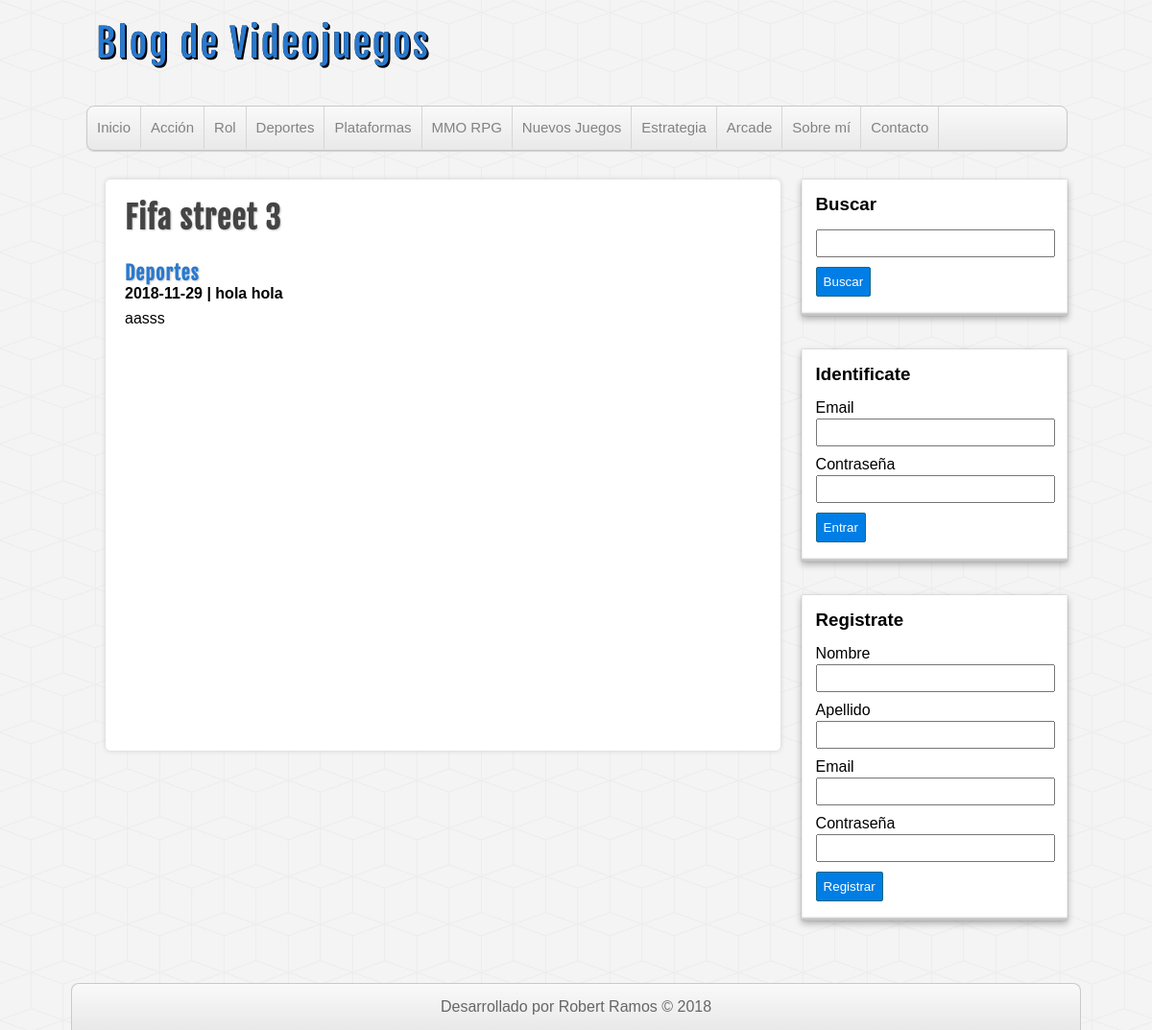
Screenshot of /entrada.php?id=20 with the database file from the repository.
### tables this page shows
CREATE TABLE `categorias` (
  `id` int(255) NOT NULL,
  `nombre` varchar(100) DEFAULT NULL
);

CREATE TABLE `entradas` (
  `id` int(255) NOT NULL,
  `usuario_id` int(255) NOT NULL,
  `categoria_id` int(255) NOT NULL,
  `titulo` varchar(255) NOT NULL,
  `descripcion` mediumtext,
  `fecha` date NOT NULL
);

### includes/helpers.php (called while the page is built, shortened)
<?php
function conseguirCategorias($conexion){
    $sql = "SELECT * FROM categorias ORDER BY id ASC;";
    $categorias = mysqli_query($conexion, $sql);
    $resultado = array();
    if($categorias && mysqli_num_rows($categorias) >= 1){
        $resultado = $categorias;
    }
    return $resultado;
}
function conseguirEntrada($conexion, $id){
    $sql = "SELECT e.*, c.nombre AS 'categoria', CONCAT(u.nombre, ' ', u.apellido) AS 'usuario' FROM entradas e ".
    "INNER JOIN categorias c ON e.categoria_id = c.id ".
    "INNER JOIN usuarios u ON e.usuario_id = u.id ".
    "WHERE e.id = $id";
    $entrada = mysqli_query($conexion, $sql);
    $resultado = array();
    if($entrada && mysqli_num_rows($entrada) >= 1){
        $resultado = mysqli_fetch_assoc($entrada);
    }
    return $resultado;
}
?>

### includes/cabecera.php (the view, shortened to what this page needs)
<?php require_once 'conexion.php' ?>
<?php require_once 'includes/helpers.php'; ?>
<!DOCTYPE html>
<html lang="en">
<head>
    <link rel="stylesheet" type="text/css" href="./assets/css/style.css">
</head>
<body>
        <header id="cabecera">
            <div id="logo">
                <a href="index.php">
                    Blog de Videojuegos
                </a>
            </div>
            <nav id="menu">
                <ul>
                    <li>
                        <a href="Index.php">Inicio</a>
                    </li>
                    <?php
                        $categorias = conseguirCategorias($db);
                        if(!empty($categorias)):
                            while($categoria = mysqli_fetch_assoc($categorias)):
                    ?>
                                <li>
                                    <a href="categoria.php?id=<?=$categoria['id']?>"><?= $categoria['nombre']?></a>
                                </li>
                    <?php
                            endwhile;
                        endif;
                    ?>
                    <li>
                        <a href="Index.php">Sobre mí</a>
                    </li>
                    <li>
                        <a href="Index.php">Contacto</a>
                    </li>
                </ul>
            </nav>
        </header>
        <div id="contenedor">

### includes/lateral.php (shortened to what this page needs)
<aside id="sidebar">
    <div id="buscador" class="bloque">
        <h3>Buscar</h3>
        <form action="buscar.php" method=POST>
            <input type="text" name="busqueda">
            <input type="submit" value="Buscar">
        </form>
    </div>
    <?php if(!isset($_SESSION['usuario'])): ?>
    <div id="login" class="bloque">
        <h3>Identificate</h3>
        <form action="login.php" method=POST>
            <label for="email">Email</label>
            <input type="email" name="email">
            <label for="password">Contraseña</label>
            <input type="password" name="password">
            <input type="submit" value="Entrar">
        </form>
    </div>
    <div id="register" class="bloque">
        <h3>Registrate</h3>
        <form action="registro.php" method=POST>
            <label for="nombre">Nombre</label>
            <input type="text" name="nombre">
            <label for="apellido">Apellido</label>
            <input type="text" name="apellido">
            <label for="email">Email</label>
            <input type="email" name="email">
            <label for="password">Contraseña</label>
            <input type="password" name="password">
            <input type="submit" name="submit" value="Registrar">
        </form>
    </div>
    <?php endif; ?>
</aside>

### entrada.php (shortened to what this page needs)
<?php require_once 'includes/conexion.php'; ?>
<?php require_once 'includes/helpers.php'; ?>
<?php
    $entrada_actual = conseguirEntrada($db, $_GET['id']);
?>
<?php require_once 'includes/cabecera.php'; ?>
<?php require_once 'includes/lateral.php'; ?>
<div id="principal">
    <h1><?=$entrada_actual['titulo'];?></h1>
    <a href="categoria.php?id=<?=$entrada_actual['categoria_id']?>">
        <h2><?=$entrada_actual['categoria']?></h2>
    </a>
    <h4><?=$entrada_actual['fecha']?> | <?=$entrada_actual['usuario']?></h4>
    <p>
        <?=$entrada_actual['descripcion']?>
    </p>
</div>
<?php require_once 'includes/pie.php'; ?>

### includes/pie.php (shortened to what this page needs)
        </div>
        <footer id="pie">
            <p>Desarrollado por Robert Ramos &copy 2018</p>
        </footer>
</body>
</html>

### assets/css/style.css (style rules this page uses)
* { margin: 0px; padding: 0px; font-family: sans-serif, Helvetica, Arial; text-decoration: none; }
body { background: url(../img/cubes.png) #F4F4F4; }
#cabecera { width: 85%; height: auto; background: transparent; margin: 0px auto; }
#logo { float:left; width: 540px; height: 110px; }
#logo a { font-family: "fajala", Helvetica; font-size: 40px; letter-spacing: 2px; color: #2979CD; text-shadow: 0px 0px 0px black, 1px 1px 0px black, 2px 2px 0px black; transition: all 500ms; line-height: 90px; margin-left: 10px; }
#menu { clear: both; width: 100%; height: 45px; background: linear-gradient(to bottom, #f9f9f9 0px, #e9e9e9 100%); border: 1px solid #C9C9C9; border-radius: 8px; box-shadow: 0px 1px 1px #ccc; overflow: hidden; }
#menu ul { list-style: none; }
#menu ul li { float: left; line-height: 44px; border-right: 1px solid #D6D6D6; }
#menu ul li a { display: block; padding-left: 10px; padding-right: 10px; font-size: 15px; color: #838282; }
#contenedor { width: 85%; height: auto; margin: 0px auto; margin-top: 30px; margin-bottom: 30px; }
#sidebar { float:right; width: 27%; height: auto; }
.bloque { display:block; width: 90%; margin: 0px auto; margin-bottom: 35px; background: white; padding: 15px; box-shadow: 0px 0px 1px rgba(0,0,0,0.3), 0px 3px 7px rgba(0,0,0,0.3), 0px 0px 1px #FFFFFF inset, 0px -3px 2px rgba(0,0,0,0.25) inset; }
.bloque h3 { margin-bottom: 15px; }
label, input[type="text"], input[type="email"], input[type="password"] { display: block; width: 95%; margin-top:2px; margin-bottom: 2px; }
input[type="text"], input[type="email"], input[type="password"] { padding: 5px; margin-bottom: 10px; }
input[type="button"], input[type="submit"], .boton { margin-top: 5px; margin-bottom: 5px; display: block; border-radius: 2px; color:white; background: #007ee5; border: 1px solid #156785; cursor:pointer; padding: 7px; }
#principal { float: left; width: 65%; min-height: 555px; background:white; border-radius: 5px; box-shadow: 0px 0px 5px #ccc; margin-left: 20px; padding: 20px; overflow: hidden; }
#principal a { color: #333; }
#principal h1 { font-size: 32px; color: #444; letter-spacing: 1px; text-shadow: 1px 1px 2px #ccc; font-family: "fajala"; }
#principal h2 { font-size: 20px; color: #2979CD; text-shadow: 1px 1px 2px #ccc; letter-spacing: 1px; font-family: "fajala"; margin-top: 25px; }
#principal p { margin-top: 8px; }
#pie { clear:both; width: 85%; margin: 0px auto; background: linear-gradient(to bottom, #f9f9f9 0px, #e9e9e9 100%); border: 1px solid #c9c9c9; border-bottom: none; border-radius: 8px 8px 0px 0px; color: #666; height: auto; padding: 15px; text-align: center; }

### rows the page displays
categorias: nombre "Acción"
categorias: nombre "Rol"
categorias: nombre "Deportes"
categorias: nombre "Plataformas"
categorias: nombre "MMO RPG"
categorias: nombre "Nuevos Juegos"
categorias: nombre "Estrategia"
categorias: nombre "Arcade"
entradas: titulo "Fifa street 3", categoria.nombre "Deportes", fecha "2018-11-29", descripcion "aasss"

### other values shown
$entrada_actual['usuario'] "hola hola"
